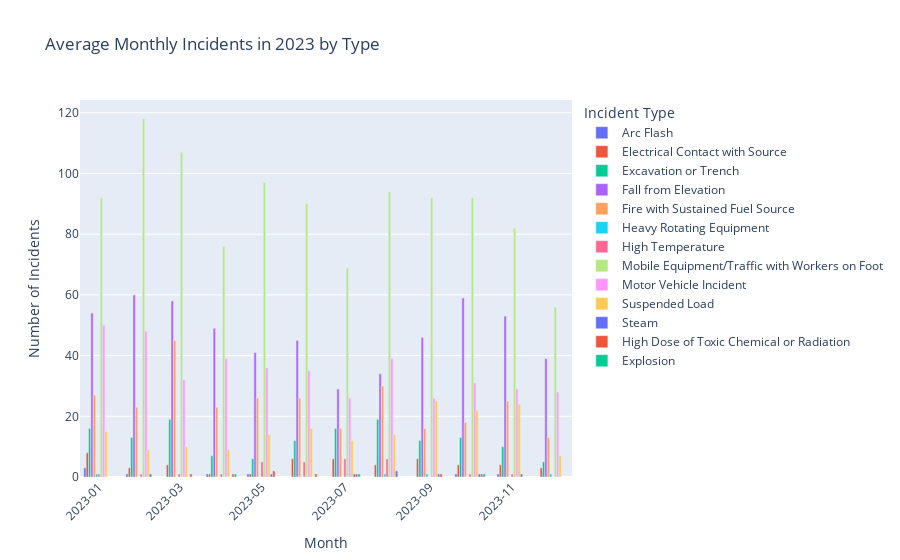

The notebook cell this image was saved under:
### Code cell
import pandas as pd
import plotly.express as px

# Step 1: Import data
Danger = pd.read_csv('dangerous_comments.csv')

# Step 2: Ensure 'time' column is in datetime format
Danger['time'] = pd.to_datetime(Danger['time'])

# Step 3: Filter data for the desired year (e.g., 2019)
year_to_analyze = 2023
filtered_data = Danger[Danger['time'].dt.year == year_to_analyze]

# Step 4: Expand danger_categories if they are lists and count incidents
danger_columns = Danger.columns[4:]  # Adjust based on your DataFrame structure

# Create a DataFrame to count incidents by month and type
incident_counts = (
    filtered_data
    .copy()
    .assign(Month=filtered_data['time'].dt.to_period('M'))  # Add a Month column
    .melt(id_vars=['Month'], value_vars=danger_columns, var_name='Incident Type', value_name='Count')
)

# Filter out the rows where Count is 0
incident_counts = incident_counts[incident_counts['Count'] == 1]

# Step 5: Group by month and incident type and calculate the average
average_incidents = (
    incident_counts
    .groupby(['Month', 'Incident Type'])['Count']
    .count()  # Count the number of incidents for each type per month
    .reset_index()
)

# Convert Month back to a datetime format for plotting
average_incidents['Month'] = average_incidents['Month'].dt.to_timestamp()

# Step 6: Create a grouped bar chart using Plotly
fig = px.bar(average_incidents, 
             x='Month', 
             y='Count', 
             title=f'Average Monthly Incidents in {year_to_analyze} by Type',
             labels={'Count': 'Number of Incidents', 'Month': 'Month'},
             color='Incident Type',  # Use 'Incident Type' for coloring
             barmode='group')

# Update layout for better aesthetics
fig.update_layout(xaxis_title='Month', 
                  yaxis_title='Number of Incidents',
                  xaxis=dict(tickformat='%Y-%m', tickangle=-45))

# Show the plot
fig.show()

### Figure 1 — Plotly figure (JSON) as saved in the notebook; plotly's stock layout.template omitted (floating-point values rounded to 4 significant figures)
{"data": [{"alignmentgroup": "True", "hovertemplate": "Incident Type=Arc Flash<br>Month=%{x}<br>Number of Incidents=%{y}<extra></extra>", "legendgroup": "Arc Flash", "marker": {"color": "#636efa", "pattern": {"shape": ""}}, "name": "Arc Flash", "offsetgroup": "Arc Flash", "orientation": "v", "showlegend": true, "textposition": "auto", "type": "bar", "x": ["2023-01-01T00:00:00", "2023-02-01T00:00:00", "2023-04-01T00:00:00", "2023-05-01T00:00:00", "2023-10-01T00:00:00", "2023-11-01T00:00:00"], "xaxis": "x", "y": [3, 1, 1, 1, 1, 1], "yaxis": "y"}, {"alignmentgroup": "True", "hovertemplate": "Incident Type=Electrical Contact with Source<br>Month=%{x}<br>Number of Incidents=%{y}<extra></extra>", "legendgroup": "Electrical Contact with Source", "marker": {"color": "#EF553B", "pattern": {"shape": ""}}, "name": "Electrical Contact with Source", "offsetgroup": "Electrical Contact with Source", "orientation": "v", "showlegend": true, "textposition": "auto", "type": "bar", "x": ["2023-01-01T00:00:00", "2023-02-01T00:00:00", "2023-03-01T00:00:00", "2023-04-01T00:00:00", "2023-05-01T00:00:00", "2023-06-01T00:00:00", "2023-07-01T00:00:00", "2023-08-01T00:00:00", "2023-09-01T00:00:00", "2023-10-01T00:00:00", "2023-11-01T00:00:00", "2023-12-01T00:00:00"], "xaxis": "x", "y": [8, 3, 4, 1, 1, 6, 6, 4, 6, 4, 4, 3], "yaxis": "y"}, {"alignmentgroup": "True", "hovertemplate": "Incident Type=Excavation or Trench<br>Month=%{x}<br>Number of Incidents=%{y}<extra></extra>", "legendgroup": "Excavation or Trench", "marker": {"color": "#00cc96", "pattern": {"shape": ""}}, "name": "Excavation or Trench", "offsetgroup": "Excavation or Trench", "orientation": "v", "showlegend": true, "textposition": "auto", "type": "bar", "x": ["2023-01-01T00:00:00", "2023-02-01T00:00:00", "2023-03-01T00:00:00", "2023-04-01T00:00:00", "2023-05-01T00:00:00", "2023-06-01T00:00:00", "2023-07-01T00:00:00", "2023-08-01T00:00:00", "2023-09-01T00:00:00", "2023-10-01T00:00:00", "2023-11-01T00:00:00", "2023-12-01T00:00:00"], "xaxis": "x", "y": [16, 13, 19, 7, 6, 12, 16, 19, 12, 13, 10, 5], "yaxis": "y"}, {"alignmentgroup": "True", "hovertemplate": "Incident Type=Fall from Elevation<br>Month=%{x}<br>Number of Incidents=%{y}<extra></extra>", "legendgroup": "Fall from Elevation", "marker": {"color": "#ab63fa", "pattern": {"shape": ""}}, "name": "Fall from Elevation", "offsetgroup": "Fall from Elevation", "orientation": "v", "showlegend": true, "textposition": "auto", "type": "bar", "x": ["2023-01-01T00:00:00", "2023-02-01T00:00:00", "2023-03-01T00:00:00", "2023-04-01T00:00:00", "2023-05-01T00:00:00", "2023-06-01T00:00:00", "2023-07-01T00:00:00", "2023-08-01T00:00:00", "2023-09-01T00:00:00", "2023-10-01T00:00:00", "2023-11-01T00:00:00", "2023-12-01T00:00:00"], "xaxis": "x", "y": [54, 60, 58, 49, 41, 45, 29, 34, 46, 59, 53, 39], "yaxis": "y"}, {"alignmentgroup": "True", "hovertemplate": "Incident Type=Fire with Sustained Fuel Source<br>Month=%{x}<br>Number of Incidents=%{y}<extra></extra>", "legendgroup": "Fire with Sustained Fuel Source", "marker": {"color": "#FFA15A", "pattern": {"shape": ""}}, "name": "Fire with Sustained Fuel Source", "offsetgroup": "Fire with Sustained Fuel Source", "orientation": "v", "showlegend": true, "textposition": "auto", "type": "bar", "x": ["2023-01-01T00:00:00", "2023-02-01T00:00:00", "2023-03-01T00:00:00", "2023-04-01T00:00:00", "2023-05-01T00:00:00", "2023-06-01T00:00:00", "2023-07-01T00:00:00", "2023-08-01T00:00:00", "2023-09-01T00:00:00", "2023-10-01T00:00:00", "2023-11-01T00:00:00", "2023-12-01T00:00:00"], "xaxis": "x", "y": [27, 23, 45, 23, 26, 26, 16, 30, 16, 18, 25, 13], "yaxis": "y"}, {"alignmentgroup": "True", "hovertemplate": "Incident Type=Heavy Rotating Equipment<br>Month=%{x}<br>Number of Incidents=%{y}<extra></extra>", "legendgroup": "Heavy Rotating Equipment", "marker": {"color": "#19d3f3", "pattern": {"shape": ""}}, "name": "Heavy Rotating Equipment", "offsetgroup": "Heavy Rotating Equipment", "orientation": "v", "showlegend": true, "textposition": "auto", "type": "bar", "x": ["2023-01-01T00:00:00", "2023-08-01T00:00:00", "2023-09-01T00:00:00", "2023-12-01T00:00:00"], "xaxis": "x", "y": [1, 1, 1, 1], "yaxis": "y"}, {"alignmentgroup": "True", "hovertemplate": "Incident Type=High Temperature<br>Month=%{x}<br>Number of Incidents=%{y}<extra></extra>", "legendgroup": "High Temperature", "marker": {"color": "#FF6692", "pattern": {"shape": ""}}, "name": "High Temperature", "offsetgroup": "High Temperature", "orientation": "v", "showlegend": true, "textposition": "auto", "type": "bar", "x": ["2023-01-01T00:00:00", "2023-02-01T00:00:00", "2023-03-01T00:00:00", "2023-04-01T00:00:00", "2023-05-01T00:00:00", "2023-06-01T00:00:00", "2023-07-01T00:00:00", "2023-08-01T00:00:00", "2023-10-01T00:00:00", "2023-11-01T00:00:00"], "xaxis": "x", "y": [1, 1, 1, 1, 5, 5, 6, 6, 1, 1], "yaxis": "y"}, {"alignmentgroup": "True", "hovertemplate": "Incident Type=Mobile Equipment/Traffic with Workers on Foot<br>Month=%{x}<br>Number of Incidents=%{y}<extra></extra>", "legendgroup": "Mobile Equipment/Traffic with Workers on Foot", "marker": {"color": "#B6E880", "pattern": {"shape": ""}}, "name": "Mobile Equipment/Traffic with Workers on Foot", "offsetgroup": "Mobile Equipment/Traffic with Workers on Foot", "orientation": "v", "showlegend": true, "textposition": "auto", "type": "bar", "x": ["2023-01-01T00:00:00", "2023-02-01T00:00:00", "2023-03-01T00:00:00", "2023-04-01T00:00:00", "2023-05-01T00:00:00", "2023-06-01T00:00:00", "2023-07-01T00:00:00", "2023-08-01T00:00:00", "2023-09-01T00:00:00", "2023-10-01T00:00:00", "2023-11-01T00:00:00", "2023-12-01T00:00:00"], "xaxis": "x", "y": [92, 118, 107, 76, 97, 90, 69, 94, 92, 92, 82, 56], "yaxis": "y"}, {"alignmentgroup": "True", "hovertemplate": "Incident Type=Motor Vehicle Incident<br>Month=%{x}<br>Number of Incidents=%{y}<extra></extra>", "legendgroup": "Motor Vehicle Incident", "marker": {"color": "#FF97FF", "pattern": {"shape": ""}}, "name": "Motor Vehicle Incident", "offsetgroup": "Motor Vehicle Incident", "orientation": "v", "showlegend": true, "textposition": "auto", "type": "bar", "x": ["2023-01-01T00:00:00", "2023-02-01T00:00:00", "2023-03-01T00:00:00", "2023-04-01T00:00:00", "2023-05-01T00:00:00", "2023-06-01T00:00:00", "2023-07-01T00:00:00", "2023-08-01T00:00:00", "2023-09-01T00:00:00", "2023-10-01T00:00:00", "2023-11-01T00:00:00", "2023-12-01T00:00:00"], "xaxis": "x", "y": [50, 48, 32, 39, 36, 35, 26, 39, 26, 31, 29, 28], "yaxis": "y"}, {"alignmentgroup": "True", "hovertemplate": "Incident Type=Suspended Load<br>Month=%{x}<br>Number of Incidents=%{y}<extra></extra>", "legendgroup": "Suspended Load", "marker": {"color": "#FECB52", "pattern": {"shape": ""}}, "name": "Suspended Load", "offsetgroup": "Suspended Load", "orientation": "v", "showlegend": true, "textposition": "auto", "type": "bar", "x": ["2023-01-01T00:00:00", "2023-02-01T00:00:00", "2023-03-01T00:00:00", "2023-04-01T00:00:00", "2023-05-01T00:00:00", "2023-06-01T00:00:00", "2023-07-01T00:00:00", "2023-08-01T00:00:00", "2023-09-01T00:00:00", "2023-10-01T00:00:00", "2023-11-01T00:00:00", "2023-12-01T00:00:00"], "xaxis": "x", "y": [15, 9, 10, 9, 14, 16, 12, 14, 25, 22, 24, 7], "yaxis": "y"}, {"alignmentgroup": "True", "hovertemplate": "Incident Type=Steam<br>Month=%{x}<br>Number of Incidents=%{y}<extra></extra>", "legendgroup": "Steam", "marker": {"color": "#636efa", "pattern": {"shape": ""}}, "name": "Steam", "offsetgroup": "Steam", "orientation": "v", "showlegend": true, "textposition": "auto", "type": "bar", "x": ["2023-02-01T00:00:00", "2023-05-01T00:00:00", "2023-07-01T00:00:00", "2023-08-01T00:00:00", "2023-09-01T00:00:00", "2023-10-01T00:00:00", "2023-11-01T00:00:00"], "xaxis": "x", "y": [1, 1, 1, 2, 1, 1, 1], "yaxis": "y"}, {"alignmentgroup": "True", "hovertemplate": "Incident Type=High Dose of Toxic Chemical or Radiation<br>Month=%{x}<br>Number of Incidents=%{y}<extra></extra>", "legendgroup": "High Dose of Toxic Chemical or Radiation", "marker": {"color": "#EF553B", "pattern": {"shape": ""}}, "name": "High Dose of Toxic Chemical or Radiation", "offsetgroup": "High Dose of Toxic Chemical or Radiation", "orientation": "v", "showlegend": true, "textposition": "auto", "type": "bar", "x": ["2023-03-01T00:00:00", "2023-04-01T00:00:00", "2023-05-01T00:00:00", "2023-06-01T00:00:00", "2023-07-01T00:00:00", "2023-09-01T00:00:00", "2023-10-01T00:00:00"], "xaxis": "x", "y": [1, 1, 2, 1, 1, 1, 1], "yaxis": "y"}, {"alignmentgroup": "True", "hovertemplate": "Incident Type=Explosion<br>Month=%{x}<br>Number of Incidents=%{y}<extra></extra>", "legendgroup": "Explosion", "marker": {"color": "#00cc96", "pattern": {"shape": ""}}, "name": "Explosion", "offsetgroup": "Explosion", "orientation": "v", "showlegend": true, "textposition": "auto", "type": "bar", "x": ["2023-04-01T00:00:00", "2023-07-01T00:00:00", "2023-10-01T00:00:00"], "xaxis": "x", "y": [1, 1, 1], "yaxis": "y"}], "layout": {"barmode": "group", "legend": {"title": {"text": "Incident Type"}, "tracegroupgap": 0}, "title": {"text": "Average Monthly Incidents in 2023 by Type"}, "xaxis": {"anchor": "y", "domain": [0, 1], "tickangle": -45, "tickformat": "%Y-%m", "title": {"text": "Month"}}, "yaxis": {"anchor": "x", "domain": [0, 1], "title": {"text": "Number of Incidents"}}}}
